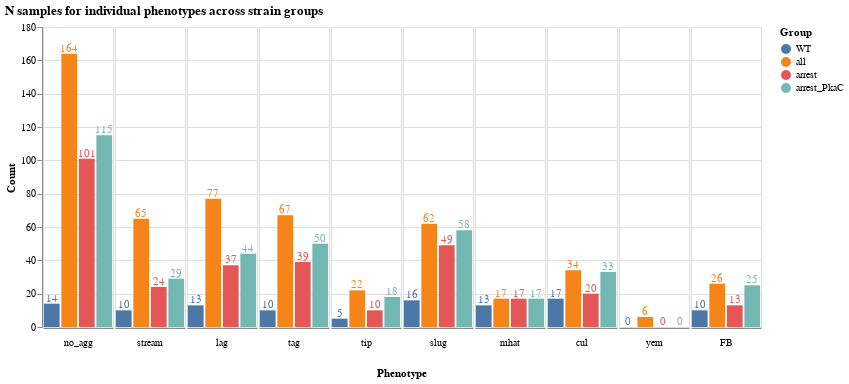

The notebook cell saved with this chart:
### Code cell
pheno_count=pd.DataFrame()
for Y_data,group in zip([Y,Y_WT,Y_arrest,Y_arrestPkaC],['all','WT','arrest','arrest_PkaC']):
    plot_data=pd.DataFrame(Y_data[PHENOTYPES].sum().astype('int')).reset_index()
    plot_data.columns=['Phenotype','Count']
    plot_data['Group']=[group]*plot_data.shape[0]
    pheno_count=pheno_count.append(plot_data)


base=alt.Chart(pheno_count,width=70).encode(
    x=alt.X('Group',title=None,axis=alt.Axis(values=[0], ticks=True, grid=False, labels=False)),
    y='Count',
    color='Group',
)

alt.layer(
  base.mark_bar(),
  base.mark_text(dy=-5).encode(text='Count')
).facet(
  column=alt.Column('Phenotype', sort=PHENOTYPES,header=alt.Header(titleOrient='bottom',labelOrient='bottom'))
).configure_facet(spacing=0).properties(
    title='N samples for individual phenotypes across strain groups'
)

### Figure 1 — Vega-Lite specification as saved in the notebook (floating-point values rounded to 4 significant figures)
{"config": {"view": {"continuousWidth": 400, "continuousHeight": 300}, "facet": {"spacing": 0}}, "data": {"name": "data-591b9d34d9ba46d24dd0d4c66c88afa6"}, "facet": {"column": {"type": "nominal", "field": "Phenotype", "header": {"labelOrient": "bottom", "titleOrient": "bottom"}, "sort": ["no_agg", "stream", "lag", "tag", "tip", "slug", "mhat", "cul", "yem", "FB"]}}, "spec": {"layer": [{"mark": "bar", "encoding": {"color": {"type": "nominal", "field": "Group"}, "x": {"type": "nominal", "axis": {"grid": false, "labels": false, "ticks": true, "values": [0]}, "field": "Group", "title": null}, "y": {"type": "quantitative", "field": "Count"}}, "width": 70}, {"mark": {"type": "text", "dy": -5}, "encoding": {"color": {"type": "nominal", "field": "Group"}, "text": {"type": "quantitative", "field": "Count"}, "x": {"type": "nominal", "axis": {"grid": false, "labels": false, "ticks": true, "values": [0]}, "field": "Group", "title": null}, "y": {"type": "quantitative", "field": "Count"}}, "width": 70}]}, "title": "N samples for individual phenotypes across strain groups", "$schema": "https://vega.github.io/schema/vega-lite/v4.0.2.json", "datasets": {"data-591b9d34d9ba46d24dd0d4c66c88afa6": [{"Phenotype": "no_agg", "Count": 164, "Group": "all"}, {"Phenotype": "stream", "Count": 65, "Group": "all"}, {"Phenotype": "lag", "Count": 77, "Group": "all"}, {"Phenotype": "tag", "Count": 67, "Group": "all"}, {"Phenotype": "tip", "Count": 22, "Group": "all"}, {"Phenotype": "slug", "Count": 62, "Group": "all"}, {"Phenotype": "mhat", "Count": 17, "Group": "all"}, {"Phenotype": "cul", "Count": 34, "Group": "all"}, {"Phenotype": "yem", "Count": 6, "Group": "all"}, {"Phenotype": "FB", "Count": 26, "Group": "all"}, {"Phenotype": "no_agg", "Count": 14, "Group": "WT"}, {"Phenotype": "stream", "Count": 10, "Group": "WT"}, {"Phenotype": "lag", "Count": 13, "Group": "WT"}, {"Phenotype": "tag", "Count": 10, "Group": "WT"}, {"Phenotype": "tip", "Count": 5, "Group": "WT"}, {"Phenotype": "slug", "Count": 16, "Group": "WT"}, {"Phenotype": "mhat", "Count": 13, "Group": "WT"}, {"Phenotype": "cul", "Count": 17, "Group": "WT"}, {"Phenotype": "yem", "Count": 0, "Group": "WT"}, {"Phenotype": "FB", "Count": 10, "Group": "WT"}, {"Phenotype": "no_agg", "Count": 101, "Group": "arrest"}, {"Phenotype": "stream", "Count": 24, "Group": "arrest"}, {"Phenotype": "lag", "Count": 37, "Group": "arrest"}, {"Phenotype": "tag", "Count": 39, "Group": "arrest"}, {"Phenotype": "tip", "Count": 10, "Group": "arrest"}, {"Phenotype": "slug", "Count": 49, "Group": "arrest"}, {"Phenotype": "mhat", "Count": 17, "Group": "arrest"}, {"Phenotype": "cul", "Count": 20, "Group": "arrest"}, {"Phenotype": "yem", "Count": 0, "Group": "arrest"}, {"Phenotype": "FB", "Count": 13, "Group": "arrest"}, {"Phenotype": "no_agg", "Count": 115, "Group": "arrest_PkaC"}, {"Phenotype": "stream", "Count": 29, "Group": "arrest_PkaC"}, {"Phenotype": "lag", "Count": 44, "Group": "arrest_PkaC"}, {"Phenotype": "tag", "Count": 50, "Group": "arrest_PkaC"}, {"Phenotype": "tip", "Count": 18, "Group": "arrest_PkaC"}, {"Phenotype": "slug", "Count": 58, "Group": "arrest_PkaC"}, {"Phenotype": "mhat", "Count": 17, "Group": "arrest_PkaC"}, {"Phenotype": "cul", "Count": 33, "Group": "arrest_PkaC"}, {"Phenotype": "yem", "Count": 0, "Group": "arrest_PkaC"}, {"Phenotype": "FB", "Count": 25, "Group": "arrest_PkaC"}]}}
